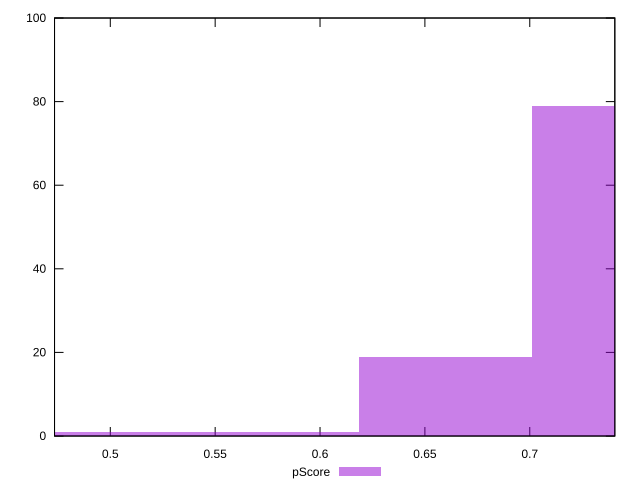

Write the gnuplot code that produced this figure.
reset

$pScore <<EOF
0.49500923602648483 1
0.6600123147019797 19
0.7425138540397273 79
0.5775107753642322 1
EOF

set key outside below
set boxwidth 0.08250153933774747
set xrange [0.47341176470588237:0.7405555555555555]
set yrange [0:100]
set trange [0:100]
set style fill transparent solid 0.5 noborder
set terminal svg size 640, 490 enhanced background rgb 'white'
set output "report_00019_2021-02-10T18-14-37.922Z//render-blocking-resources/samples/pages+cached+noadtech/pScore/histogram.svg"

plot $pScore title "pScore" with boxes

reset
